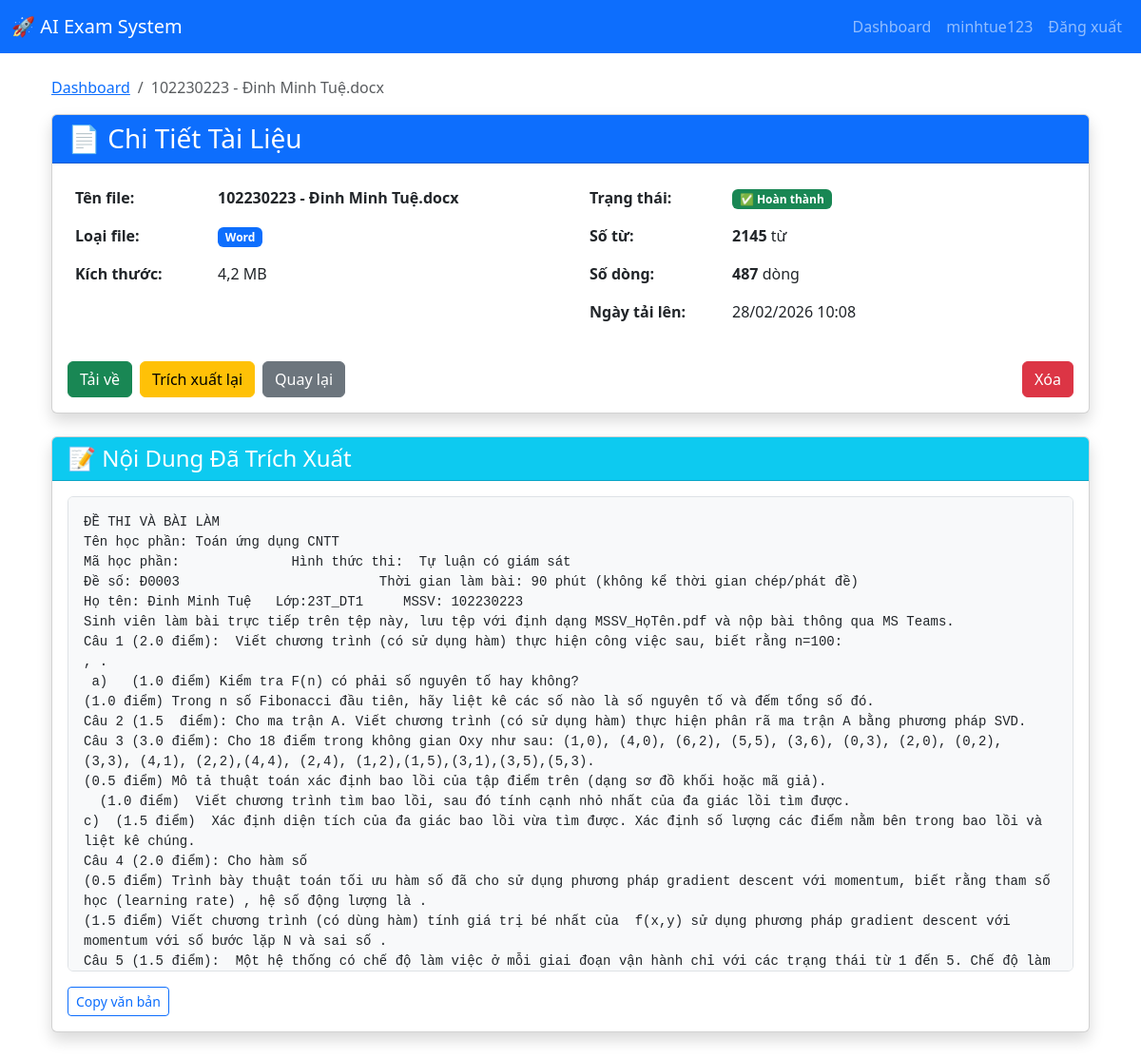
Page /documents/1/ (signed in) on the committed database.
### apps/users/models.py (models this page shows, shortened)
class User(AbstractUser):
    email = models.EmailField(unique=True)
    phone = models.CharField(max_length=15, blank=True, null=True)
    avatar = models.ImageField(upload_to='avatars/', blank=True, null=True)
    class Meta:
        db_table = 'users'
        verbose_name = 'User'
        verbose_name_plural = 'Users'

### apps/documents/models.py (models this page shows, shortened)
class Document(TimeStampedModel):
    STATUS_CHOICES = [
        ('uploaded', 'Uploaded'),
        ('processing', 'Processing'),
        ('completed', 'Completed'),
        ('failed', 'Failed'),
    ]
    user = models.ForeignKey(settings.AUTH_USER_MODEL, on_delete=models.CASCADE, related_name='documents')
    filename = models.CharField(max_length=255)
    file_path = models.FileField(upload_to='documents/raw/')
    file_size = models.BigIntegerField()
    file_type = models.CharField(max_length=50)
    extracted_text = models.TextField(blank=True, null=True)
    status = models.CharField(max_length=20, choices=STATUS_CHOICES, default='uploaded')
    class Meta:
        db_table = 'documents'
        ordering = ['-created_at']
        indexes = [
            models.Index(fields=['user', 'status']),
        ]

### apps/documents/views.py (the view)
# urls.py: path('<int:pk>/', views.document_detail_view, name='detail'),
@login_required
def document_detail_view(request, pk):
    document = get_object_or_404(Document, pk=pk, user=request.user)
    word_count = len(document.extracted_text.split()) if document.extracted_text else 0
    line_count = document.extracted_text.count('\n') + 1 if document.extracted_text else 0
    context = {
        'document': document,
        'word_count': word_count,
        'line_count': line_count,
    }
    return render(request, 'documents/detail.html', context)

### templates/documents/detail.html (shortened to what this page needs)
{% extends 'base.html' %}
{% block content %}
<div class="container mt-4">
    <nav aria-label="breadcrumb">
        <ol class="breadcrumb">
            <li class="breadcrumb-item"><a href="{% url 'core:dashboard' %}">Dashboard</a></li>
            <li class="breadcrumb-item active">{{ document.filename }}</li>
        </ol>
    </nav>
    <div class="card shadow mb-4">
        <div class="card-header bg-primary text-white">
            <h3 class="mb-0">📄 Chi Tiết Tài Liệu</h3>
        </div>
        <div class="card-body">
            <div class="row">
                <div class="col-md-6">
                    <table class="table table-borderless">
                        <tr>
                            <th width="150">Tên file:</th>
                            <td><strong>{{ document.filename }}</strong></td>
                        </tr>
                        <tr>
                            <th>Loại file:</th>
                            <td>
                                {% if 'pdf' in document.file_type %}
                                    <span class="badge bg-danger">PDF</span>
                                {% elif 'word' in document.file_type or 'document' in document.file_type %}
                                    <span class="badge bg-primary">Word</span>
                                {% else %}
                                    <span class="badge bg-secondary">{{ document.file_type }}</span>
                                {% endif %}
                            </td>
                        </tr>
                        <tr>
                            <th>Kích thước:</th>
                            <td>{{ document.file_size|filesizeformat }}</td>
                        </tr>
                    </table>
                </div>
                <div class="col-md-6">
                    <table class="table table-borderless">
                        <tr>
                            <th width="150">Trạng thái:</th>
                            <td>
                                {% if document.status == 'completed' %}
                                    <span class="badge bg-success">✅ Hoàn thành</span>
                                {% elif document.status == 'processing' %}
                                    <span class="badge bg-warning">⏳ Đang xử lý</span>
                                {% elif document.status == 'failed' %}
                                    <span class="badge bg-danger">❌ Lỗi</span>
                                {% else %}
                                    <span class="badge bg-info">📤 Đã tải lên</span>
                                {% endif %}
                            </td>
                        </tr>
                        <tr>
                            <th>Số từ:</th>
                            <td><strong>{{ word_count }}</strong> từ</td>
                        </tr>
                        <tr>
                            <th>Số dòng:</th>
                            <td><strong>{{ line_count }}</strong> dòng</td>
                        </tr>
                        <tr>
                            <th>Ngày tải lên:</th>
                            <td>{{ document.created_at|date:"d/m/Y H:i" }}</td>
                        </tr>
                    </table>
                </div>
            </div>
            <div class="d-flex gap-2 mt-3">
                <a href="{{ document.file_path.url }}"
                   class="btn btn-success"
                   download>
                     Tải về
                </a>
                <a href="{% url 'documents:extract' document.pk %}"
                   class="btn btn-warning">
                     Trích xuất lại
                </a>
                <a href="{% url 'core:dashboard' %}"
                   class="btn btn-secondary">
                     Quay lại
                </a>
                <a href="{% url 'documents:delete' document.pk %}"
                   class="btn btn-danger ms-auto">
                     Xóa
                </a>
            </div>
        </div>
    </div>
    <div class="card shadow">
        <div class="card-header bg-info text-white">
            <h4 class="mb-0">📝 Nội Dung Đã Trích Xuất</h4>
        </div>
        <div class="card-body">
            {% if document.extracted_text %}
                <div class="border rounded p-3 bg-light" style="max-height: 500px; overflow-y: auto;">
                    <pre class="mb-0" style="white-space: pre-wrap; font-family: 'Courier New', monospace;">{{ document.extracted_text }}</pre>
                </div>
                <button class="btn btn-sm btn-outline-primary mt-3" onclick="copyText()">
                     Copy văn bản
                </button>
            {% endif %}
        </div>
    </div>
</div>
{% endblock %}

### templates/includes/navbar.html (shortened to what this page needs)
<nav class="navbar navbar-expand-lg navbar-dark bg-primary">
    <div class="container-fluid">
        <a class="navbar-brand" href="{% url 'core:home' %}">🚀 AI Exam System</a>
        <div class="collapse navbar-collapse">
            <ul class="navbar-nav ms-auto">
                {% if user.is_authenticated %}
                    <li class="nav-item">
                        <a class="nav-link" href="{% url 'core:dashboard' %}">Dashboard</a>
                    </li>
                    <li class="nav-item">
                        <a class="nav-link" href="{% url 'users:profile' %}">{{ user.username }}</a>
                    </li>
                    <li class="nav-item">
                        <a class="nav-link" href="{% url 'users:logout' %}">Đăng xuất</a>
                    </li>
                {% endif %}
            </ul>
        </div>
    </div>
</nav>

### rows in the picture
User: username "minhtue123"
Document: filename "102230223 - Đinh Minh Tuệ.docx", file_size|filesizeformat "4,2 MB", created_at "28/02/2026 10:08", extracted_text "ĐỀ THI VÀ BÀI LÀM Tên học phần: Toán ứng dụng CNTT Mã học phần: Hình thức thi: Tự luận có giám sát Đề số: Đ0003 Thời gian làm bài: 90 phút (không kể thời gian chép/phát đề) Họ tên: Đinh Minh Tuệ Lớp:23T_DT1 MSSV: 102230223 Sinh viên làm bài trực tiếp trên tệp này, lưu tệp với định dạng MSSV_HọTên.pdf và nộp bài thông qua MS Teams. Câu 1 (2.0 điểm): Viết chương trình (có sử dụng hàm) thực hiện công việc sau, biết rằng n=100: , . a) (1.0 điểm) Kiểm tra F(n) có phải số nguyên tố hay không? (1.0 điểm) Trong n số Fibonacci đầu tiên, hãy liệt kê các số nào là số nguyên tố và đếm tổng số đó. Câu 2 (1.5 điểm): Cho ma trận A. Viết chương trình (có sử dụng hàm) thực hiện phân rã ma trận A bằng phương…"

### other values in the picture
{{ word_count }} "2145"
{{ line_count }} "487"
